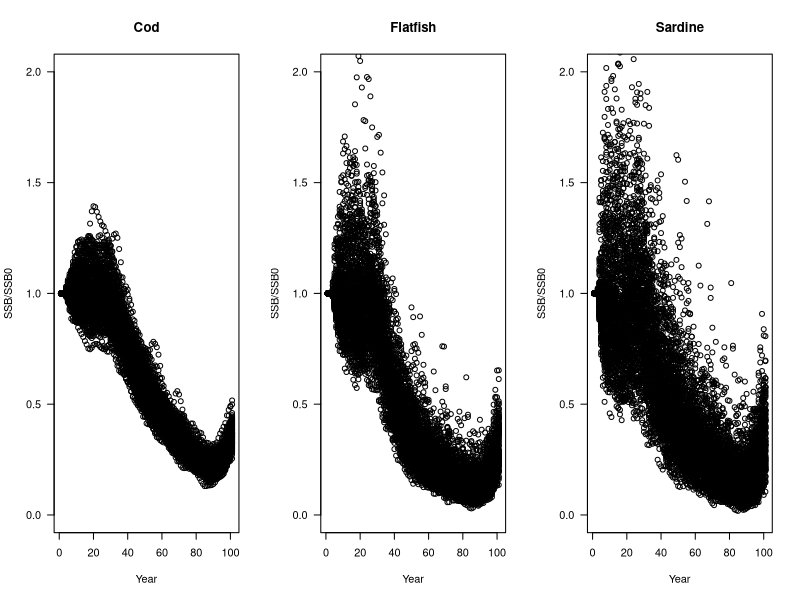
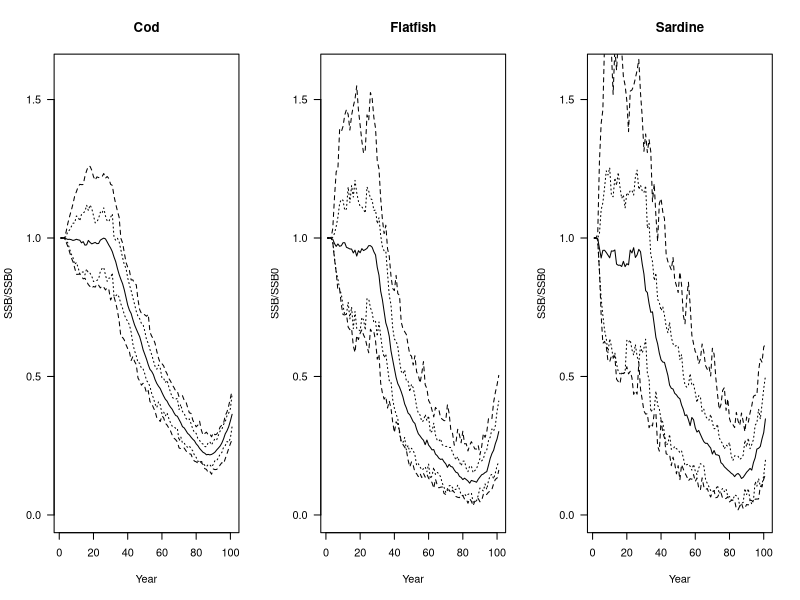

Here is the R script that generated these plots, in order:
#####################################################
#Population Simulations for each Life-history type
#####################################################

#Still need to save population output
SimPop<-function(seed=1,
                 fage=0,
                 lage=15,
                 fyear=1,
                 lyear=100,
                 Linf=25,
                 a3=0.5,
                 L1=10,
                 BK=0.4,
                 Weight_scaling=1.7e-5,
                 Weight_allometry=2.9,
                 Mref=0.4,
                 Mat_50=15.9,
                 Mat_slope=-0.9,
                 Sel_50=15.9,
                 Sel_slope=3.3,
                 R0=exp(16),
                 h=0.59,
                 sd_rec=0.73,
                 fint=0.25,
                 fhigh=0.25,
                 flow=0.25,
                 stochastic=TRUE){      

set.seed(seed)

#Length at age
Lmin<-0
b<-(L1-Lmin)/a3
Laa<-Lmin+b*0
Laa<-NA
Laa[1]<-Lmin+b*0
Laa[2:lage]<-Linf+(L1-Linf)*exp(-BK*((1:(lage-1))-a3))
Laa[lage+1]<-Linf
Laa[1]<-uniroot(f=function(x) x+(x-Linf)*(exp(-BK)-1)-Laa[2], interval=c(0.01,100))$root

#Weight at age
Waa<-Weight_scaling*Laa^Weight_allometry

#Natural mortality at age
#Maa<-Mref*(Laa/(Linf*0.75))^-1
Maa<-rep(Mref,length(fage:lage))    #Constant M

#Maturity
Mat<-1/(1+exp(Mat_slope*(Laa-Mat_50)))

#Fishery Selectivity 
Sel<-1/(1+exp(-Sel_slope*(Laa-Sel_50)))
Sel<-Sel/max(Sel)

#Fishing intensity, starts in year 25
k_int<-0.15
mid_int<-20
F_int<-NA
#F_int[fyear:lyear]<-fint
F_int[fyear:25]<-0
F_int[26:85]<-fhigh/length(26:85)*(1:length(26:85))
F_int[86:lyear]<-F_int[85]+(flow-fhigh)/length(86:lyear)*(1:length(86:lyear))

#Now Pop Stuff
lxo<-c(1,cumprod(exp(-Maa[1:lage])))   #survivorship
lxo[lage+1]<-lxo[lage+1]/(1-exp(-Maa[lage+1]))   #plus group survivorship
N0aa<-R0*lxo
SSB0<-sum(N0aa*Mat*Waa)  #Unfished SSB calc

#Population Simulation
Faa<-Zaa<-matrix(NA, nrow=lyear, ncol=lage+1)
Naa<-matrix(NA, nrow=lyear+1, ncol=lage+1)
Naa[1,]<-N0aa
SSB<-sum(Naa[1,]*Mat*Waa)

for(i in fyear:lyear){
  Faa[i,]<-F_int[i]*Sel
  Zaa[i,]<-Maa+Faa[i,]
  for(j in 1:lage){
    Naa[i+1,j+1]<-Naa[i,j]*exp(-Zaa[i,j])
  }
  Naa[i+1,lage+1]<-Naa[i+1,lage+1]+Naa[i,lage+1]*exp(-Zaa[i,lage+1]) #plus group
  
  SSB[i+1] <- sum(Naa[i+1,]*Mat*Waa, na.rm=TRUE)
  if (stochastic==TRUE){
   Naa[i+1,1] <- (4*h*R0*SSB[i+1])/(SSB0*(1-h)+SSB[i+1]*(5*h-1))*exp(rnorm(n=1,mean=0, sd=sd_rec)-0.5*sd_rec^2)
#   Naa[i+1,1] <- rlnorm(n=1,meanlog=log((4*h*R0*SSB[i+1])/(SSB0*(1-h)+SSB[i+1]*(5*h-1))), sdlog=sd_rec)
  } else {
   Naa[i+1,1] <- (4*h*R0*SSB[i+1])/(SSB0*(1-h)+SSB[i+1]*(5*h-1))
  }
}

Caa<-Faa/Zaa*Naa[1:lyear,]*(1-exp(-Zaa))

return(list(fage=fage,lage=lage,seed=seed,fyear=fyear,lyear=lyear,Linf=Linf,a3=a3,L1=L1,BK=BK,Weight_scaling=Weight_scaling,Weight_allometry=Weight_allometry,Mref=Mref,
            Mat_50=Mat_50,Mat_slope=Mat_slope,Sel_50=Sel_50,Sel_slope=Sel_slope,R0=R0,h=h,sd_rec=sd_rec,fint=fint,fhigh=fhigh,flow=flow,stochastic=stochastic,
            Laa=Laa,
            Waa=Waa,
            Mat=Mat,
            F_int=F_int,
            lxo=lxo,
            Naa=Naa,
            Caa=Caa,
            SSB=SSB,
            SSB0=SSB0,
            N0aa=N0aa,
            Maa=Maa,
            Sel=Sel,
            Faa=Faa,
            Zaa=Zaa))
}

Get_Data<-function(OM=NA,              #Operating model from which to model
                   dat_seed=1,
                   sd_catch=0.05,
                   N_Comp=100,
                   q_index=0.0001,
                   sd_index=0.25){

  set.seed(dat_seed)
  #Getting Data
  Obs_Catch<-Obs_Index<-NA
  Obs_Catch_Comp<-matrix(NA,nrow=75,ncol=length(OM$fage:OM$lage))
  for (d in 26:100){
    Obs_Catch[d-25]<-rlnorm(1, meanlog=log(sum(OM$Caa[d,]*OM$Waa)), sdlog=sd_catch)
    Obs_Catch_Comp[d-25,]<-rmultinom(n=1,size=N_Comp, prob=OM$Caa[d,])
    Obs_Index[d-25]<-rlnorm(1, meanlog=log(sum(OM$Naa[d,]*((1-exp(-OM$Zaa[d,]))/OM$Zaa[d,])*OM$Sel*OM$Waa)*q_index), sdlog=sd_index)
  }
  
  return(list(OM=OM,dat_seed=dat_seed,sd_catch=sd_catch,N_Comp=N_Comp,q_index=q_index,sd_index=sd_index,
              Obs_Catch=Obs_Catch,
              Obs_Catch_Comp=Obs_Catch_Comp,
              Obs_Index=Obs_Index))
}


#Fhigh is F that equals 0.85 MSY, as is flow

#Sardine, 0.39 is fmsy, fhigh is 0.71113, flow is 0.1894
#MSY 122328.5 (*0.85 = 103979.2)
Nsim<-100
Sardine_runs<-list()
for (s in 1:Nsim){
 Sardine_runs[[s]]<-SimPop(seed=s,fage=0,lage=15,fyear=1,lyear=100,
   Linf=25,
   a3=0.5,
   L1=10,
   BK=0.4,
   Weight_scaling=1.7e-5,
   Weight_allometry=2.9,
   Mref=0.4,
   Mat_50=15.9,
   Mat_slope=-0.9,
   Sel_50=15.9,
   Sel_slope=3.3,
   R0=exp(16),
   h=0.59,
   sd_rec=0.73,
   fhigh=0.71113, 
   flow=0.1894,
   stochastic=TRUE)
}

#For Flatfish, fmsy is 0.3, MSY is 5488.004 (*0.85= 4664.803), and fhigh which reaches 0.85*MSY is 0.657, flow is 0.135
Flatfish_runs<-list()
for (s in 1:Nsim){
 Flatfish_runs[[s]]<-SimPop(seed=s,
   fage=0,
   lage=25,
   fyear=1,
   lyear=100,
   Linf=47.4,
   a3=0.5,
   L1=12.7,
   BK=0.35,
   Weight_scaling=1e-5,
   Weight_allometry=3,
   Mref=0.2,
   Mat_50=28.9,
   Mat_slope=-0.42,
   Sel_50=28.9,
   Sel_slope=7,
   R0=exp(10.5),
   h=0.76,
   sd_rec=0.7,
   fhigh=0.657, 
   flow=0.135, 
   stochastic=TRUE)
}

#For Cod, fmsy is 0.122, MSY is 162786651 (*0.85=138368653), f that reaches 0.85*MSY is 0.2068, flow is 0.0632
Cod_runs<-list()
for (s in 1:Nsim){
 Cod_runs[[s]]<-SimPop(seed=s,
   fage=0,
   lage=25,
   fyear=1,
   lyear=100,
   Linf=132,
   a3=0.5,
   L1=20,
   BK=0.2,
   Weight_scaling=6.8e-6,
   Weight_allometry=3.1,
   Mref=0.2,
   Mat_50=38.2,
   Mat_slope=-0.27,
   Sel_50=38.2,
   Sel_slope=10.6,
   R0=exp(18.7),
   h=0.65,
   sd_rec=0.4,
   fhigh=0.2068, 
   flow=0.0632, 
   stochastic=TRUE)
}


par(mfrow=c(1,3))
plot(1:101,Cod_runs[[1]]$SSB/Cod_runs[[1]]$SSB0, ylim=c(0,2), las=1, xlab="Year", ylab="SSB/SSB0", main="Cod")
Cod_Depl<-matrix(NA, nrow=Nsim,ncol=101)
Cod_Depl[1,]<-Cod_runs[[1]]$SSB/Cod_runs[[1]]$SSB0
for(s in 2:Nsim){
  Cod_Depl[s,]<-Cod_runs[[s]]$SSB/Cod_runs[[s]]$SSB0
  points(1:101,Cod_runs[[s]]$SSB/Cod_runs[[s]]$SSB0)
}
plot(1:101,Flatfish_runs[[1]]$SSB/Flatfish_runs[[1]]$SSB0, ylim=c(0,2), las=1, xlab="Year", ylab="SSB/SSB0", main="Flatfish")
Flatfish_Depl<-matrix(NA, nrow=Nsim,ncol=101)
Flatfish_Depl[1,]<-Flatfish_runs[[1]]$SSB/Flatfish_runs[[1]]$SSB0
for(s in 2:Nsim){
  Flatfish_Depl[s,]<-Flatfish_runs[[s]]$SSB/Flatfish_runs[[s]]$SSB0
  points(1:101,Flatfish_runs[[s]]$SSB/Flatfish_runs[[s]]$SSB0)
}
plot(1:101,Sardine_runs[[1]]$SSB/Sardine_runs[[1]]$SSB0, ylim=c(0,2), las=1, xlab="Year", ylab="SSB/SSB0", main="Sardine")
Sardine_Depl<-matrix(NA, nrow=Nsim,ncol=101)
Sardine_Depl[1,]<-Sardine_runs[[1]]$SSB/Sardine_runs[[1]]$SSB0
for(s in 2:Nsim){
  Sardine_Depl[s,]<-Sardine_runs[[s]]$SSB/Sardine_runs[[s]]$SSB0
  points(1:101,Sardine_runs[[s]]$SSB/Sardine_runs[[s]]$SSB0)
}

#Ok looking at some CIs of the intervals
library(coda)
par(mfrow=c(1,3))
plot(1:101,HPDinterval(as.mcmc(Cod_Depl), prob=0.95)[,1], type="l", lty=2, ylim=c(0,1.6), las=1, xlab="Year", ylab="SSB/SSB0", main="Cod")
lines(1:101,apply(Cod_Depl,2,median),lty=1)
lines(1:101,HPDinterval(as.mcmc(Cod_Depl), prob=0.95)[,2],lty=2)
lines(1:101,HPDinterval(as.mcmc(Cod_Depl), prob=0.75)[,1],lty=3)
lines(1:101,HPDinterval(as.mcmc(Cod_Depl), prob=0.75)[,2],lty=3)

plot(1:101,HPDinterval(as.mcmc(Flatfish_Depl), prob=0.95)[,1], type="l", lty=2, ylim=c(0,1.6), las=1, xlab="Year", ylab="SSB/SSB0", main="Flatfish")
lines(1:101,apply(Flatfish_Depl,2,median),lty=1)
lines(1:101,HPDinterval(as.mcmc(Flatfish_Depl), prob=0.95)[,2],lty=2)
lines(1:101,HPDinterval(as.mcmc(Flatfish_Depl), prob=0.75)[,1],lty=3)
lines(1:101,HPDinterval(as.mcmc(Flatfish_Depl), prob=0.75)[,2],lty=3)

plot(1:101,HPDinterval(as.mcmc(Sardine_Depl), prob=0.95)[,1], type="l", lty=2, ylim=c(0,1.6), las=1, xlab="Year", ylab="SSB/SSB0", main="Sardine")
lines(1:101,apply(Sardine_Depl,2,median),lty=1)
lines(1:101,HPDinterval(as.mcmc(Sardine_Depl), prob=0.95)[,2],lty=2)
lines(1:101,HPDinterval(as.mcmc(Sardine_Depl), prob=0.75)[,1],lty=3)
lines(1:101,HPDinterval(as.mcmc(Sardine_Depl), prob=0.75)[,2],lty=3)

#Then CKMR
